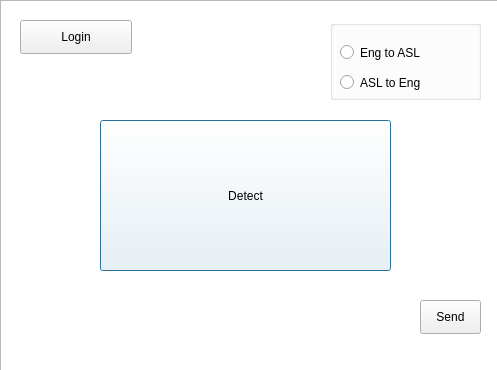
<?xml version="1.0" encoding="UTF-8"?>
<ui version="4.0">
 <class>Dialog</class>
 <widget class="QDialog" name="Dialog">
  <property name="geometry">
   <rect>
    <x>0</x>
    <y>0</y>
    <width>497</width>
    <height>370</height>
   </rect>
  </property>
  <property name="windowTitle">
   <string>Detect</string>
  </property>
  <property name="styleSheet">
   <string notr="true"/>
  </property>
  <widget class="QGroupBox" name="groupBox">
   <property name="geometry">
    <rect>
     <x>330</x>
     <y>20</y>
     <width>151</width>
     <height>80</height>
    </rect>
   </property>
   <property name="title">
    <string/>
   </property>
   <widget class="QRadioButton" name="rb1">
    <property name="geometry">
     <rect>
      <x>10</x>
      <y>20</y>
      <width>124</width>
      <height>25</height>
     </rect>
    </property>
    <property name="text">
     <string>Eng to ASL</string>
    </property>
   </widget>
   <widget class="QRadioButton" name="rb2">
    <property name="geometry">
     <rect>
      <x>10</x>
      <y>50</y>
      <width>124</width>
      <height>25</height>
     </rect>
    </property>
    <property name="text">
     <string>ASL to Eng</string>
    </property>
   </widget>
  </widget>
  <widget class="QPushButton" name="pb_detect">
   <property name="geometry">
    <rect>
     <x>100</x>
     <y>120</y>
     <width>291</width>
     <height>151</height>
    </rect>
   </property>
   <property name="styleSheet">
    <string notr="true">background-color: rgb(255, 255, 255);</string>
   </property>
   <property name="text">
    <string>Detect</string>
   </property>
  </widget>
  <widget class="QPushButton" name="pb_login">
   <property name="geometry">
    <rect>
     <x>20</x>
     <y>20</y>
     <width>112</width>
     <height>34</height>
    </rect>
   </property>
   <property name="text">
    <string>Login</string>
   </property>
  </widget>
  <widget class="QLabel" name="label">
   <property name="geometry">
    <rect>
     <x>40</x>
     <y>300</y>
     <width>351</width>
     <height>41</height>
    </rect>
   </property>
   <property name="text">
    <string/>
   </property>
  </widget>
  <widget class="QPushButton" name="pb_send">
   <property name="enabled">
    <bool>true</bool>
   </property>
   <property name="geometry">
    <rect>
     <x>420</x>
     <y>300</y>
     <width>61</width>
     <height>34</height>
    </rect>
   </property>
   <property name="text">
    <string>Send</string>
   </property>
  </widget>
  <widget class="QGraphicsView" name="graphicsView">
   <property name="geometry">
    <rect>
     <x>0</x>
     <y>0</y>
     <width>501</width>
     <height>371</height>
    </rect>
   </property>
   <property name="styleSheet">
    <string notr="true">border-image: url(:/newPrefix/back.jpg) 0 0 0 0 stretch stretch;</string>
   </property>
  </widget>
  <zorder>graphicsView</zorder>
  <zorder>groupBox</zorder>
  <zorder>pb_detect</zorder>
  <zorder>pb_login</zorder>
  <zorder>label</zorder>
  <zorder>pb_send</zorder>
 </widget>
 <resources>
  <include location="resource.qrc"/>
 </resources>
 <connections/>
</ui>
